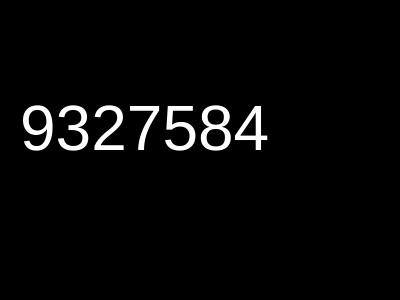
Frame 1 (no input)
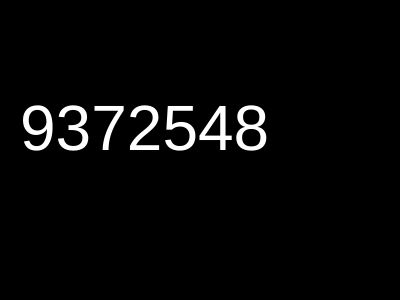
Frame 60 (no input)
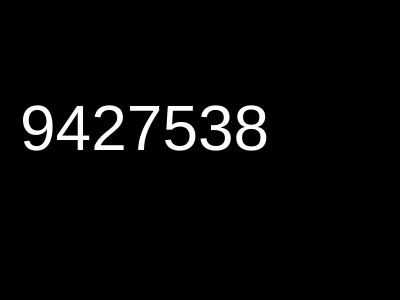
Frame 120 (the mouse pressed at the canvas centre since frame 60)

The p5.js sketch that drew these frames (run headless with seeded random() and noise() and a simulated clock; from frame 60 on, the mouse is pressed at the canvas centre):

// p5.js sketch
// ── sketch.js
//https://www.quora.com/How-would-you-explain-an-algorithm-that-generates-permutations-using-lexicographic-ordering

let vals = [9, 3, 2, 7, 5, 4, 8];

function setup(){
  createCanvas(400,300);
}

function draw(){
  background(0);
  console.log(vals);

  //step 1
  let largestI = -1;
  for(let i = 0; i < vals.length-1; i++){
    if(vals[i] < vals[i + 1]){
      largestI = i;
    }
  }

  if(largestI == -1){
    noLoop();
    console.log("finished");
  }

  //step 2
  let largestJ = -1;
  for(let j = 0; j < vals.length; j++){
    if(vals[largestI] < vals[j]){
      largestJ = j;
    }
  }

  //step 3
  swap(vals, largestI, largestJ);

  //step 4
  let endArray = vals.splice(largestI+1);
  endArray.reverse();
  vals = vals.concat(endArray);

  background(0);
  textSize(64);
  let s = '';
  for(let i = 0; i < vals.length; i++){
    s+=vals[i];
  }
  fill(255);
  text(s, 20, height / 2);

}

function swap(a, i, j){
  let tmp = a[i];
  a[i] = a[j];
  a[j] = tmp;
}
